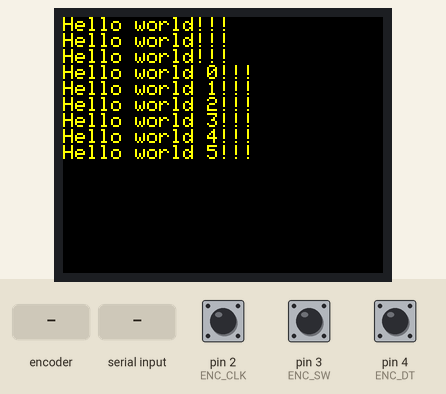
The sketch below on a simulated Arduino Uno, built with avr-gcc and run on an emulated ATmega328P. Shown: 160×128 colour display. The inputs (shaded band) are chosen by the test bench; at power-on: pin 2 (ENC_CLK) HIGH, pin 3 (ENC_SW) HIGH, pin 4 (ENC_DT) HIGH. What the sketch prints to the serial monitor is not drawn.

Above: at 0.3 s.
1.5 s: rotary encoder on pin 2 (ENC_CLK) / pin 4 (ENC_DT) turned 1 step (first pin leading)
3.2 s: "0\n" received over the second serial link
Timing chart, 0 to 6.2 s (numbered marks = the images above; inputs shaded):
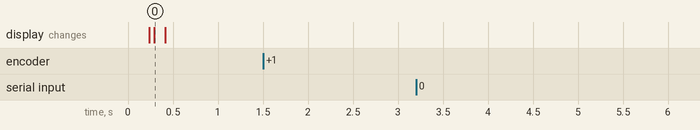

Measured:
- after the input at 1.5 s, every drawn part: stays the same
- after the input at 3.2 s, every drawn part: stays the same

The sketch:

ua3reo.ino
```cpp
#include <SoftwareSerial.h>

#include <Adafruit_GFX.h>
#include <Adafruit_SPITFT.h>
#include <Adafruit_SPITFT_Macros.h>
#include <gfxfont.h>

//#include <Adafruit_PCD8544.h>

#include <inttypes.h>

// pin 8 - Serial clock out (SCLK)
// pin 7 - Serial data out (DIN)
// pin 6 - Data/Command select (D/C)
// pin 5 - LCD chip select (CS)
// pin 4 - LCD reset (RST)
//Adafruit_PCD8544 display = Adafruit_PCD8544(8, 7, 6, 5, 4);

#include <Adafruit_ST7735.h> // Hardware-specific library
// For the breakout, you can use any 2 or 3 pins
// These pins will also work for the 1.8" TFT shield
#define TFT_CS     10
#define TFT_RST    8  // you can also connect this to the Arduino reset
                      // in which case, set this #define pin to 0!
#define TFT_DC     9

// Option 1 (recommended): must use the hardware SPI pins
// (for UNO thats sclk = 13 and sid = 11) and pin 10 must be
// an output. This is much faster - also required if you want
// to use the microSD card (see the image drawing example)
Adafruit_ST7735 display = Adafruit_ST7735(TFT_CS,  TFT_DC, TFT_RST);

//подключение энкодера
#define ENC_CLK 2
#define ENC_DT 4
#define ENC_SW 3

//подключение FPGA по UART
#define FPGA_UART_RX 10
#define FPGA_UART_TX 11
SoftwareSerial FPGASerial(10, 11); // RX, TX

int32_t freq = 7074000;
int32_t freq_phrase = 593410; //freq in hz/oscil in hz*2^bits = (freq/50000000)*4194304;
int32_t freq_phrase_new = freq_phrase;
byte mode = 1; //1-USB 0-LSB
byte mode_new = mode;
int32_t debouncing_time = 500; //Защита от дребезга контактов и энкодера в миллисекундах
int uart_timeout = 50; //таймаут запроса по uart в миллисек

//служебные переменные
#define MENU_FREQ_HZ 1
#define MENU_FREQ_KHZ 2
#define MENU_FREQ_MHZ 3
#define MENU_MODE 4
#define MENU_COUNT 4
int menu_control_current = MENU_FREQ_HZ;
String freq_string_hz;
String freq_string_khz;
String freq_string_mhz;
int enc_ALast;
int enc_AVal;
int32_t last_micros_debouncer;
String UART_answer_string;
//

void setup() { //первоначальные настройки
  //запускаем UART для отладки
  Serial.begin(115200);
  Serial.println("Hello Computer");

  //запускаем LCD
  //display.initR(INITR_BLACKTAB);
  ////display.begin();
  ////display.setContrast(60);
  //display.fillScreen(ST7735_BLACK); //display.clearDisplay();
  //display.setTextSize(1);
  ////display.setTextColor(BLACK);
  //display.setRotation(1);
  //display.setCursor(0, 0);

  display.initR(INITR_BLACKTAB);
  display.setTextWrap(false); // Allow text to run off right edge
  display.fillScreen(ST7735_BLACK);
  display.setRotation(1);

  display.setCursor(0, 0);
  display.setTextColor(ST7735_YELLOW);
  display.setTextSize(1);
  display.println("Hello world!!!");
  display.println("Hello world!!!");
  display.println("Hello world!!!");

  //запускаем прерывания для энкодера
  pinMode (ENC_DT, INPUT);
  pinMode (ENC_CLK, INPUT);
  pinMode (ENC_SW, INPUT_PULLUP);
  display.println("Hello world 0!!!");
  attachInterrupt(0, checkEncoderRotate, CHANGE);
  attachInterrupt(1, checkEncoderClick, FALLING);

  display.println("Hello world 1!!!");

  //запускаем обмен с FPGA по UART
  FPGASerial.begin(57600);
  FPGASerial.setTimeout(uart_timeout);
  display.println("Hello world 2!!!");
  freq_phrase = getFrequency();
  freq_phrase_new = freq_phrase;
  display.println("Hello world 3!!!");
  freq = getFrequencyFromPhrase(freq_phrase);
  display.println("Hello world 4!!!");
  mode = getMode();
  display.println("Hello world 5!!!");
}

void loop() { //постоянный цикл
  delay(100);
  displayInfo();
  if (freq_phrase != freq_phrase_new)
  {
    int32_t freq_from_uart = setFrequency(freq_phrase_new);
    while (freq_from_uart != freq_phrase_new)
    {
      Serial.print("wrong phase answered ANS: ");
      Serial.print(freq_from_uart);
      Serial.print(" NEED: ");
      Serial.println(freq_phrase_new);
      freq_from_uart = setFrequency(freq_phrase_new);
    }
    freq_phrase = freq_phrase_new;
  }
  if (mode != mode_new)
  {
    int32_t mode_from_uart = setMode(mode_new);
    while (mode_from_uart != mode_new)
    {
      Serial.print("wrong mode answered ANS: ");
      Serial.print(mode_from_uart);
      Serial.print(" NEED: ");
      Serial.println(mode_new);
      mode_from_uart = setMode(mode_new);
    }
    mode = mode_new;
  }
}

void checkEncoderClick() { //смена разрадности переключения частоты валкодером
  if (digitalRead(ENC_SW) == HIGH) return;
  detachInterrupt(1);

  if ((int32_t)(micros() - last_micros_debouncer) >= debouncing_time * 1000) { //защита от дребезга контактов
    if (digitalRead(ENC_SW) == LOW)
    {
      menu_control_current++;
      if (menu_control_current > MENU_COUNT) menu_control_current = 1;
    }
    last_micros_debouncer = micros();
  }
  attachInterrupt(1, checkEncoderClick, FALLING);
}

void EncoderRotated(int direction) //энкодер повернули, здесь обработчик, direction -1 - влево, 1 - вправо
{
  switch (menu_control_current) {
    case MENU_FREQ_HZ:
      freq += 100 * direction;
      setFrequencyPhrase(freq);
      break;
    case MENU_FREQ_KHZ:
      freq +=  1000 * direction;
      setFrequencyPhrase(freq);
      break;
    case MENU_FREQ_MHZ:
      freq +=  1000000 * direction;
      setFrequencyPhrase(freq);
      break;
    case MENU_MODE:
      mode_new = mode + direction;
      if (mode_new > 1) mode_new = 0;
      if (mode_new < 0) mode_new = 1;
      break;
    default:
      break;
  }
}

void checkEncoderRotate() {
  enc_AVal = digitalRead(ENC_CLK);
  if (enc_AVal != enc_ALast) { // проверка на изменение значения на выводе А по сравнению с предыдущим запомненным, что означает, что вал повернулся
    // а чтобы определить направление вращения, нам понадобится вывод В.
    if (digitalRead(ENC_DT) != enc_AVal) {  // Если вывод A изменился первым - вращение по часовой стрелке
      EncoderRotated(1);
    } else {// иначе B изменил свое состояние первым - вращение против часовой стрелки
      EncoderRotated(-1);
    }
  }
  enc_ALast = enc_AVal;
}

byte setMode(byte new_mode)
{
  //посылаем команду выбора новой моды
  Serial.print("Switching mode to: ");
  Serial.print(new_mode, DEC);
  Serial.print(" ");

  FPGASerial.write(0x08);
  FPGASerial.flush();
  FPGASerial.write(new_mode);
  FPGASerial.flush();

  byte UART_answer = readUARTByte();
  Serial.print("Answer from FPGA: ");
  Serial.println(UART_answer);
  return UART_answer;
}

byte getMode()
{
  //посылаем команду получения текущей частоты
  byte res = 0;
  FPGASerial.write(0x07);
  FPGASerial.flush();
  byte UART_answer = readUARTByte();
  Serial.print("Current mode is ");
  Serial.println(UART_answer);
  return res;
}

int32_t setFrequency(int32_t new_freq_phrase)
{
  //посылаем команду смещения текущей частоты
  Serial.print("Switching frequency to: ");
  Serial.print(new_freq_phrase);
  Serial.print(" ");

  FPGASerial.write(0x06);
  FPGASerial.flush();
  unsigned char simb = new_freq_phrase >> 24;
  Serial.print(simb, HEX);
  Serial.print(".");
  FPGASerial.write(simb);
  FPGASerial.flush();
  simb = (new_freq_phrase & (0xff << 8)) >> 16;
  Serial.print(simb, HEX);
  Serial.print(".");
  FPGASerial.write(simb);
  FPGASerial.flush();
  simb = (new_freq_phrase & (0xff << 8)) >> 8;
  Serial.print(simb, HEX);
  Serial.print(".");
  FPGASerial.write(simb);
  FPGASerial.flush();
  simb = new_freq_phrase & 0xff;
  Serial.print(simb, HEX);
  Serial.print(" ");
  Serial.print(getFrequencyFromPhrase(new_freq_phrase));
  Serial.print(" ");
  FPGASerial.write(simb);
  FPGASerial.flush();
  UART_answer_string = readUARTString();
  Serial.print("Answer from FPGA: ");
  Serial.println(UART_answer_string);
  return HexStringToInt(UART_answer_string);
}

int32_t getFrequency()
{
  //посылаем команду получения текущей частоты
  int32_t res = 0;
  FPGASerial.write(0x05);
  FPGASerial.flush();
  UART_answer_string = readUARTString();
  res = HexStringToInt(UART_answer_string);
  Serial.print("Current freq is ");
  Serial.print(UART_answer_string);
  Serial.print(" ");
  Serial.println(getFrequencyFromPhrase(res));
  return res;
}

int32_t HexStringToInt(String in) //преобразование строки шестнадцатеричного числа в число
{
  if (in.length() % 2) in = "0" + in;
  char char_array[64];
  in.toCharArray(char_array, 64);
  return strtol(char_array, NULL, 16);
}

byte readUARTByte() //считываем байт из UART
{
  long starttime = millis();
  while (FPGASerial.available() == 0 && (millis() - starttime < uart_timeout)) { }
  byte res = FPGASerial.read();
  return res;
}

String readUARTString() //считываем строку из UART до символа \n (не включительно)
{
  long starttime = millis();
  String inString = "";
  while (FPGASerial.available() == 0 && (millis() - starttime < uart_timeout)) { }
  char inChar = (char)FPGASerial.read();
  while (inChar != '\n') {
    if (millis() - starttime > uart_timeout) return "TIMEOUT";
    if (FPGASerial.available() > 0)
    {
      inString += (char)inChar;
      inChar = FPGASerial.read();
    }
  }
  return inString;
}

void setFrequencyPhrase(int32_t new_freq) //высчитываем фазу частоты для FPGA
{
  if (freq < 0) freq = 0;
  if (new_freq < 0) new_freq = 0;
  freq_phrase_new = round(((float)new_freq / 50000000) * 4194304); //freq in hz/oscil in hz*2^bits = (freq/50000000)*4194304;
  Serial.print("Encoder set new frequency phase to ");
  Serial.print(freq_phrase_new);
  Serial.print(" ");
  Serial.println(new_freq);
}

int32_t getFrequencyFromPhrase(int32_t phrase) //высчитываем фазу частоты для FPGA
{
  return round(((float)phrase / 4194304) * 50000000 / 100) * 100; //freq in hz/oscil in hz*2^bits = (freq/50000000)*4194304;
}

void displayInfo() { //вывод информации на экран
  display.fillScreen(ST7735_BLACK); //display.clearDisplay();
  display.setCursor(0, 0);
  display.setTextSize(1);

  //добавляем пробелов для вывода частоты
  freq_string_hz = String(freq % 1000);
  freq_string_khz = String((int32_t)(freq / 1000) % 1000);
  freq_string_mhz = String((int32_t)(freq / 1000000) % 1000000);

  if (menu_control_current == MENU_FREQ_MHZ)
    display.setTextColor(ST7735_WHITE); //display.setTextColor(WHITE, BLACK);
  display.print(freq_string_mhz);
  display.setTextColor(ST7735_YELLOW); //display.setTextColor(BLACK, WHITE);
  display.print(".");

  if (menu_control_current == MENU_FREQ_KHZ)
    display.setTextColor(ST7735_WHITE); //display.setTextColor(WHITE, BLACK);
  display.print(addNuls(freq_string_khz));
  display.setTextColor(ST7735_YELLOW); //display.setTextColor(BLACK, WHITE);
  display.print(".");

  if (menu_control_current == MENU_FREQ_HZ)
    display.setTextColor(ST7735_WHITE); //display.setTextColor(WHITE, BLACK);
  display.print(addNuls(freq_string_hz));
  display.setTextColor(ST7735_YELLOW); //display.setTextColor(BLACK, WHITE);
  display.print(" ");

  if (menu_control_current == MENU_MODE)
    display.setTextColor(ST7735_WHITE); //display.setTextColor(WHITE, BLACK);
  if (mode == 1) display.println("USB");
  if (mode == 0) display.println("LSB");
  //display.setTextColor(BLACK, WHITE);

  //display.display();
}

String addNuls(String str) //добавляем нули, чтобы получить по 3 в группе
{
  if (str.length() == 1) return "00" + str;
  if (str.length() == 2) return "0" + str;
  return str;
}
```
